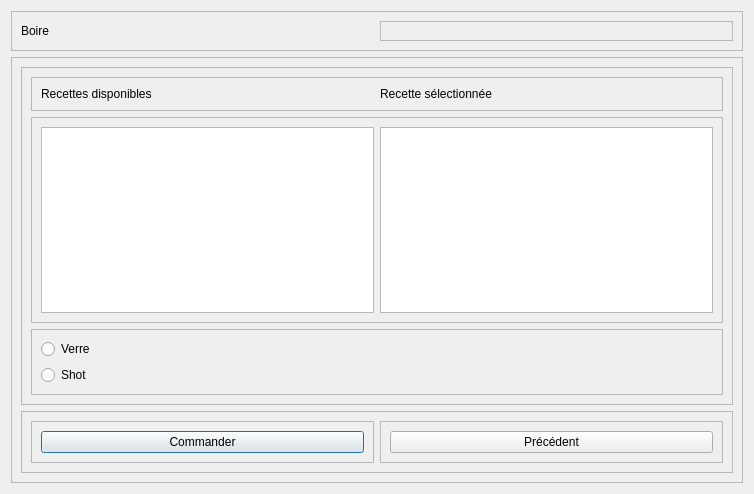
<?xml version="1.0" encoding="UTF-8"?>
<ui version="4.0">
 <class>Dialog</class>
 <widget class="QDialog" name="Dialog">
  <property name="geometry">
   <rect>
    <x>0</x>
    <y>0</y>
    <width>754</width>
    <height>494</height>
   </rect>
  </property>
  <property name="windowTitle">
   <string>Dialog</string>
  </property>
  <layout class="QVBoxLayout" name="verticalLayout">
   <item>
    <widget class="QFrame" name="haut">
     <property name="maximumSize">
      <size>
       <width>16777215</width>
       <height>40</height>
      </size>
     </property>
     <property name="frameShape">
      <enum>QFrame::StyledPanel</enum>
     </property>
     <property name="frameShadow">
      <enum>QFrame::Raised</enum>
     </property>
     <layout class="QHBoxLayout" name="horizontalLayout">
      <item>
       <widget class="QLabel" name="label">
        <property name="text">
         <string>Boire</string>
        </property>
       </widget>
      </item>
      <item>
       <widget class="QFrame" name="frame">
        <property name="frameShape">
         <enum>QFrame::StyledPanel</enum>
        </property>
        <property name="frameShadow">
         <enum>QFrame::Raised</enum>
        </property>
        <layout class="QVBoxLayout" name="verticalLayout_5"/>
       </widget>
      </item>
     </layout>
    </widget>
   </item>
   <item>
    <widget class="QFrame" name="bas">
     <property name="frameShape">
      <enum>QFrame::StyledPanel</enum>
     </property>
     <property name="frameShadow">
      <enum>QFrame::Raised</enum>
     </property>
     <layout class="QVBoxLayout" name="verticalLayout_2">
      <item>
       <widget class="QFrame" name="haut_3">
        <property name="minimumSize">
         <size>
          <width>0</width>
          <height>0</height>
         </size>
        </property>
        <property name="frameShape">
         <enum>QFrame::StyledPanel</enum>
        </property>
        <property name="frameShadow">
         <enum>QFrame::Raised</enum>
        </property>
        <layout class="QGridLayout" name="gridLayout_2">
         <item row="3" column="0">
          <widget class="QFrame" name="titre">
           <property name="frameShape">
            <enum>QFrame::StyledPanel</enum>
           </property>
           <property name="frameShadow">
            <enum>QFrame::Raised</enum>
           </property>
           <layout class="QVBoxLayout" name="verticalLayout_7">
            <item>
             <widget class="QRadioButton" name="radioVerre">
              <property name="text">
               <string>Verre</string>
              </property>
             </widget>
            </item>
            <item>
             <widget class="QRadioButton" name="radioShot">
              <property name="text">
               <string>Shot</string>
              </property>
             </widget>
            </item>
           </layout>
          </widget>
         </item>
         <item row="2" column="0">
          <widget class="QFrame" name="liste_deroulante">
           <property name="frameShape">
            <enum>QFrame::StyledPanel</enum>
           </property>
           <property name="frameShadow">
            <enum>QFrame::Raised</enum>
           </property>
           <layout class="QHBoxLayout" name="horizontalLayout_2">
            <item>
             <widget class="QListWidget" name="ingredients">
              <property name="minimumSize">
               <size>
                <width>0</width>
                <height>0</height>
               </size>
              </property>
             </widget>
            </item>
            <item>
             <widget class="QListWidget" name="recettes_disponibles">
              <property name="minimumSize">
               <size>
                <width>0</width>
                <height>0</height>
               </size>
              </property>
             </widget>
            </item>
           </layout>
          </widget>
         </item>
         <item row="0" column="0">
          <widget class="QFrame" name="frame_4">
           <property name="frameShape">
            <enum>QFrame::StyledPanel</enum>
           </property>
           <property name="frameShadow">
            <enum>QFrame::Raised</enum>
           </property>
           <layout class="QGridLayout" name="gridLayout_3">
            <item row="0" column="0">
             <widget class="QLabel" name="label_2">
              <property name="text">
               <string>Recettes disponibles</string>
              </property>
             </widget>
            </item>
            <item row="0" column="1">
             <widget class="QLabel" name="label_3">
              <property name="text">
               <string>Recette sélectionnée</string>
              </property>
             </widget>
            </item>
           </layout>
          </widget>
         </item>
        </layout>
       </widget>
      </item>
      <item>
       <widget class="QFrame" name="bas_2">
        <property name="maximumSize">
         <size>
          <width>16777215</width>
          <height>90</height>
         </size>
        </property>
        <property name="frameShape">
         <enum>QFrame::StyledPanel</enum>
        </property>
        <property name="frameShadow">
         <enum>QFrame::Raised</enum>
        </property>
        <layout class="QHBoxLayout" name="horizontalLayout_3">
         <item>
          <widget class="QFrame" name="frame_2">
           <property name="frameShape">
            <enum>QFrame::StyledPanel</enum>
           </property>
           <property name="frameShadow">
            <enum>QFrame::Raised</enum>
           </property>
           <layout class="QGridLayout" name="gridLayout">
            <item row="0" column="0">
             <widget class="QPushButton" name="commander">
              <property name="text">
               <string>Commander</string>
              </property>
             </widget>
            </item>
           </layout>
          </widget>
         </item>
         <item>
          <widget class="QFrame" name="frame_3">
           <property name="frameShape">
            <enum>QFrame::StyledPanel</enum>
           </property>
           <property name="frameShadow">
            <enum>QFrame::Raised</enum>
           </property>
           <layout class="QVBoxLayout" name="verticalLayout_3">
            <item>
             <widget class="QPushButton" name="precedent">
              <property name="text">
               <string>Précédent</string>
              </property>
             </widget>
            </item>
           </layout>
          </widget>
         </item>
        </layout>
       </widget>
      </item>
     </layout>
    </widget>
   </item>
  </layout>
 </widget>
 <resources/>
 <connections/>
</ui>
